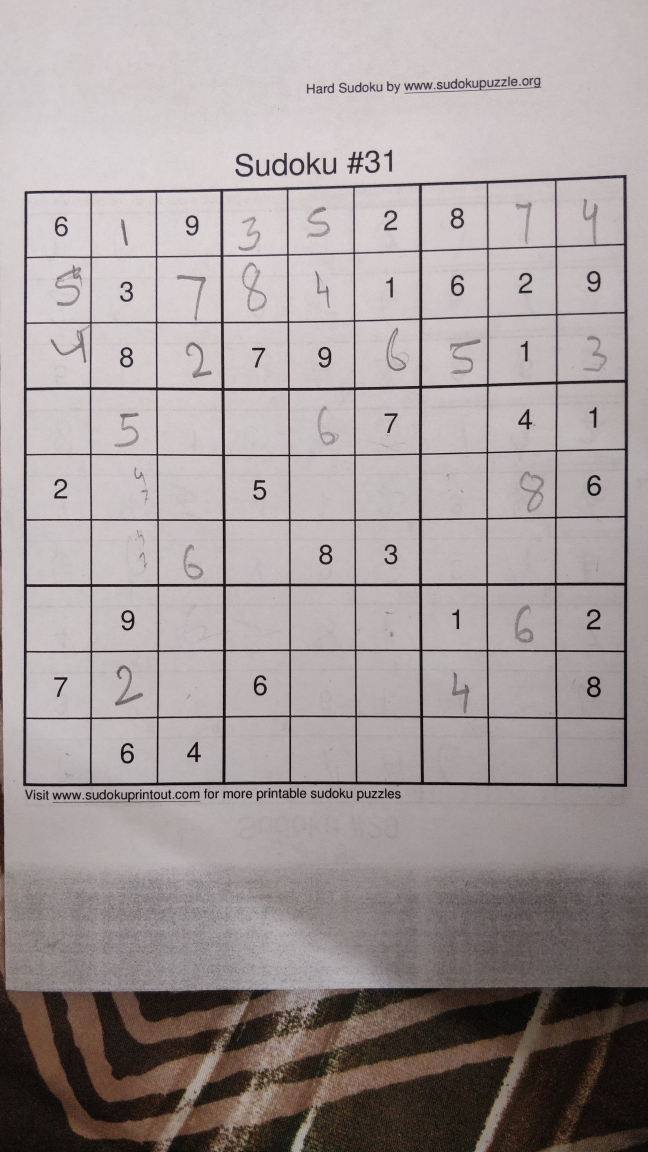
#> input picture board2.jpg, 2592 x 4608 px (shown at 1/4 size)
$ python detect_digits.py
#> lines starting #> are read from the running program, lines starting #| are printed output that depends on the picture; after the words box and inside, x2 and y2 are one past the last pixel; in counts of white or black regions, pixels touching at a corner belong together
import cv2
import operator
import numpy as np
from matplotlib import pyplot as plt


# [8 lines left out: function plot_many_images, not called in this run]


def show_image(img):
    """Shows an image until any key is pressed"""
    cv2.imshow('image', img)  # Display the image
    cv2.waitKey(0)  # Wait for any key to be pressed (with the image window active)
    cv2.destroyAllWindows()  # Close all windows


def show_digits(digits, colour=255):
    """Shows list of 81 extracted digits in a grid format"""
    rows = []
    with_border = [cv2.copyMakeBorder(img.copy(), 1, 1, 1, 1, cv2.BORDER_CONSTANT, None, colour) for img in digits]
    for i in range(9):
        row = np.concatenate(with_border[i * 9:((i + 1) * 9)], axis=1)
        rows.append(row)
    show_image(np.concatenate(rows))


# [41 lines left out: functions convert_when_colour, display_points, display_rects, display_contours, not called in this run]


def pre_process_image(img, skip_dilate=False):
    """Uses a blurring function, adaptive thresholding and dilation to expose the main features of an image."""

    # Gaussian blur with a kernal size (height, width) of 9.
    # Note that kernal sizes must be positive and odd and the kernel must be square.
    proc = cv2.GaussianBlur(img.copy(), (9, 9), 0)
    proc = cv2.adaptiveThreshold(proc, 255, cv2.ADAPTIVE_THRESH_GAUSSIAN_C, cv2.THRESH_BINARY, 11, 2)

    # Invert colours, so gridlines have non-zero pixel values.
    # Necessary to dilate the image, otherwise will look like erosion instead.

    if not skip_dilate:
        # Dilate the image to increase the size of the grid lines.
        proc = cv2.bitwise_not(proc, proc)
        kernel = np.array([[0., 1., 0.], [1., 1., 1.], [0., 1., 0.]], np.uint8)
        proc = cv2.dilate(proc, kernel)

    return proc


def find_corners_of_largest_polygon(img):
    """Finds the 4 extreme corners of the largest contour in the image."""
    contours, h = cv2.findContours(img.copy(), cv2.RETR_EXTERNAL, cv2.CHAIN_APPROX_SIMPLE)  # Find contours
    contours = sorted(contours, key=cv2.contourArea, reverse=True)  # Sort by area, descending
    polygon = contours[0]  # Largest image

    # Use of `operator.itemgetter` with `max` and `min` allows us to get the index of the point
    # Each point is an array of 1 coordinate, hence the [0] getter, then [0] or [1] used to get x and y respectively.

    # Bottom-right point has the largest (x + y) value
    # Top-left has point smallest (x + y) value
    # Bottom-left point has smallest (x - y) value
    # Top-right point has largest (x - y) value
    bottom_right, _ = max(enumerate([pt[0][0] + pt[0][1] for pt in polygon]), key=operator.itemgetter(1))
    top_left, _ = min(enumerate([pt[0][0] + pt[0][1] for pt in polygon]), key=operator.itemgetter(1))
    bottom_left, _ = min(enumerate([pt[0][0] - pt[0][1] for pt in polygon]), key=operator.itemgetter(1))
    top_right, _ = max(enumerate([pt[0][0] - pt[0][1] for pt in polygon]), key=operator.itemgetter(1))

    # Return an array of all 4 points using the indices
    # Each point is in its own array of one coordinate
    return [polygon[top_left][0], polygon[top_right][0], polygon[bottom_right][0], polygon[bottom_left][0]]


def distance_between(p1, p2):
    """Returns the scalar distance between two points"""
    a = p2[0] - p1[0]
    b = p2[1] - p1[1]
    return np.sqrt((a ** 2) + (b ** 2))


def crop_and_warp(img, crop_rect):
    """Crops and warps a rectangular section from an image into a square of similar size."""

    # Rectangle described by top left, top right, bottom right and bottom left points
    top_left, top_right, bottom_right, bottom_left = crop_rect[0], crop_rect[1], crop_rect[2], crop_rect[3]

    # Explicitly set the data type to float32 or `getPerspectiveTransform` will throw an error
    src = np.array([top_left, top_right, bottom_right, bottom_left], dtype='float32')

    # Get the longest side in the rectangle
    side = max([
        distance_between(bottom_right, top_right),
        distance_between(top_left, bottom_left),
        distance_between(bottom_right, bottom_left),
        distance_between(top_left, top_right)
    ])

    # Describe a square with side of the calculated length, this is the new perspective we want to warp to
    dst = np.array([[0, 0], [side - 1, 0], [side - 1, side - 1], [0, side - 1]], dtype='float32')

    # Gets the transformation matrix for skewing the image to fit a square by comparing the 4 before and after points
    m = cv2.getPerspectiveTransform(src, dst)

    # Performs the transformation on the original image
    return cv2.warpPerspective(img, m, (int(side), int(side)))


def infer_grid(img):
    """Infers 81 cell grid from a square image."""
    squares = []
    side = img.shape[:1]
    side = side[0] / 9

    # Note that we swap j and i here so the rectangles are stored in the list reading left-right instead of top-down.
    for j in range(9):
        for i in range(9):
            p1 = (i * side, j * side)  # Top left corner of a bounding box
            p2 = ((i + 1) * side, (j + 1) * side)  # Bottom right corner of bounding box
            squares.append((p1, p2))
    return squares


def cut_from_rect(img, rect):
    """Cuts a rectangle from an image using the top left and bottom right points."""
    return img[int(rect[0][1]):int(rect[1][1]), int(rect[0][0]):int(rect[1][0])]


def scale_and_centre(img, size, margin=0, background=0):
    """Scales and centres an image onto a new background square."""
    h, w = img.shape[:2]

    def centre_pad(length):
        """Handles centering for a given length that may be odd or even."""
        if length % 2 == 0:
            side1 = int((size - length) / 2)
            side2 = side1
        else:
            side1 = int((size - length) / 2)
            side2 = side1 + 1
        return side1, side2

    def scale(r, x):
        return int(r * x)

    if h > w:
        t_pad = int(margin / 2)
        b_pad = t_pad
        ratio = (size - margin) / h
        w, h = scale(ratio, w), scale(ratio, h)
        l_pad, r_pad = centre_pad(w)
    else:
        l_pad = int(margin / 2)
        r_pad = l_pad
        ratio = (size - margin) / w
        w, h = scale(ratio, w), scale(ratio, h)
        t_pad, b_pad = centre_pad(h)

    img = cv2.resize(img, (w, h))
    img = cv2.copyMakeBorder(img, t_pad, b_pad, l_pad, r_pad, cv2.BORDER_CONSTANT, None, background)
    return cv2.resize(img, (size, size))


def find_largest_feature(inp_img, scan_tl=None, scan_br=None):
    """
    Uses the fact the `floodFill` function returns a bounding box of the area it filled to find the biggest
    connected pixel structure in the image. Fills this structure in white, reducing the rest to black.
    """
    img = inp_img.copy()  # Copy the image, leaving the original untouched
    height, width = img.shape[:2]

    max_area = 0
    seed_point = (None, None)

    if scan_tl is None:
        scan_tl = [0, 0]

    if scan_br is None:
        scan_br = [width, height]

    # Loop through the image
    for x in range(scan_tl[0], scan_br[0]):
        for y in range(scan_tl[1], scan_br[1]):
            # Only operate on light or white squares
            if img.item(y, x) == 255 and x < width and y < height:  # Note that .item() appears to take input as y, x
                area = cv2.floodFill(img, None, (x, y), 64)
                if area[0] > max_area:  # Gets the maximum bound area which should be the grid
                    max_area = area[0]
                    seed_point = (x, y)

    # Colour everything grey (compensates for features outside of our middle scanning range
    for x in range(width):
        for y in range(height):
            if img.item(y, x) == 255 and x < width and y < height:
                cv2.floodFill(img, None, (x, y), 64)

    mask = np.zeros((height + 2, width + 2), np.uint8)  # Mask that is 2 pixels bigger than the image

    # Highlight the main feature
    if all([p is not None for p in seed_point]):
        cv2.floodFill(img, mask, seed_point, 255)

    top, bottom, left, right = height, 0, width, 0

    for x in range(width):
        for y in range(height):
            if img.item(y, x) == 64:  # Hide anything that isn't the main feature
                cv2.floodFill(img, mask, (x, y), 0)

            # Find the bounding parameters
            if img.item(y, x) == 255:
                top = y if y < top else top
                bottom = y if y > bottom else bottom
                left = x if x < left else left
                right = x if x > right else right

    bbox = [[left, top], [right, bottom]]
    return img, np.array(bbox, dtype='float32'), seed_point


def extract_digit(img, rect, size):
    """Extracts a digit (if one exists) from a Sudoku square."""

    digit = cut_from_rect(img, rect)  # Get the digit box from the whole square

    # Use fill feature finding to get the largest feature in middle of the box
    # Margin used to define an area in the middle we would expect to find a pixel belonging to the digit
    h, w = digit.shape[:2]
    margin = int(np.mean([h, w]) / 2.5)
    _, bbox, seed = find_largest_feature(digit, [margin, margin], [w - margin, h - margin])
    digit = cut_from_rect(digit, bbox)

    # Scale and pad the digit so that it fits a square of the digit size we're using for machine learning
    w = bbox[1][0] - bbox[0][0]
    h = bbox[1][1] - bbox[0][1]

    # Ignore any small bounding boxes
    if w > 0 and h > 0 and (w * h) > 100 and len(digit) > 0:
        return scale_and_centre(digit, size, 4)
    else:
        return np.zeros((size, size), np.uint8)


def get_digits(img, squares, size):
    """Extracts digits from their cells and builds an array"""
    digits = []
    img = pre_process_image(img.copy(), skip_dilate=True)
    for i,square in enumerate(squares):
        digits.append(extract_digit(img, square, size))
        cv2.imwrite('images/'+str(i)+'.png', digits[-1])
    return digits


def parse_grid(path):
#> called with path = 'board2.jpg'
    original = cv2.imread(path, cv2.IMREAD_GRAYSCALE)
#> original: shape (4608, 2592); min 0, max 235, mean 157.1
    processed = pre_process_image(original)
#> in pre_process_image, `proc = cv2.adaptiveThreshold(proc, 255, cv2.ADAPTIVE_THRESH_GAUSSIAN_C..`:
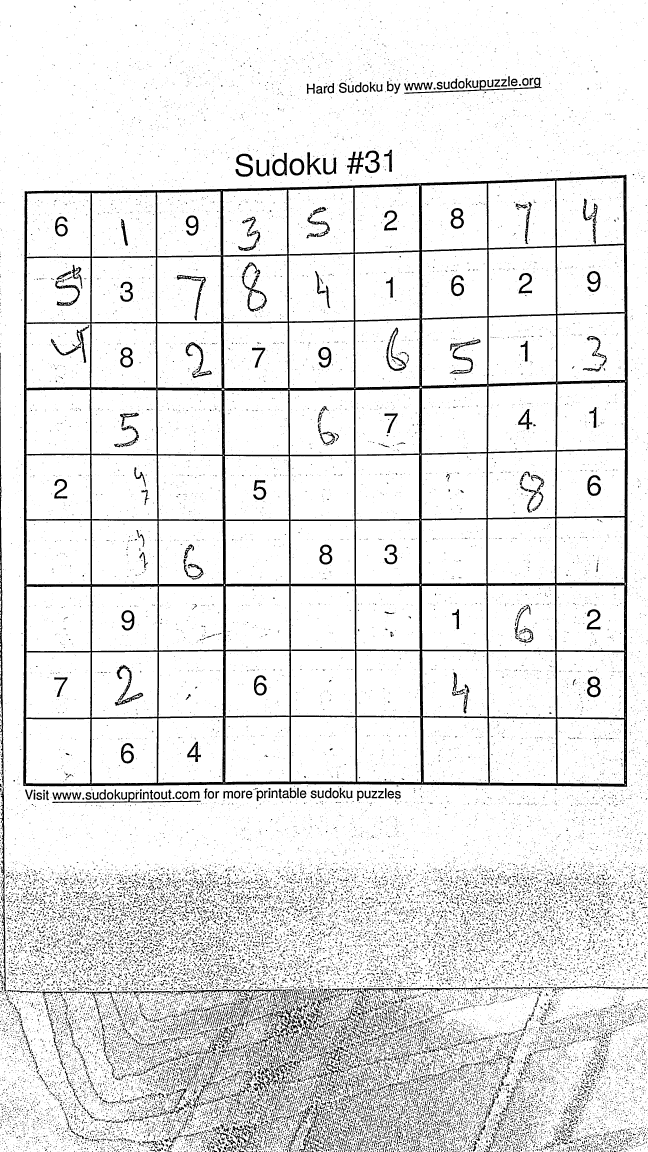
#> proc: shape (4608, 2592) (shown at 1/4 size); 90.7% white; 37130 black regions (28590 under 20 px), largest, box (x1, y1, x2, y2) and area: (93, 699, 2511, 3147) 370506, (0, 1596, 15, 3147) 7866, (1447, 3948, 2175, 3982) 4561
#> in pre_process_image, `proc = cv2.dilate(proc, kernel)`:
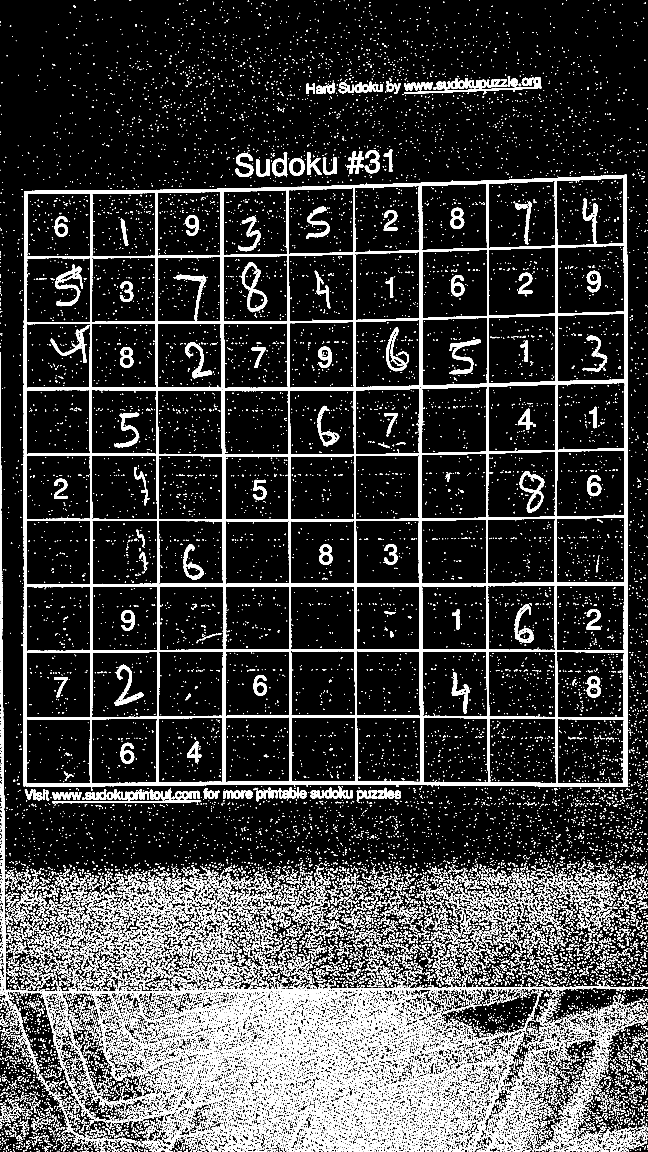
#> proc: shape (4608, 2592) (shown at 1/4 size); 15% white; 27740 white regions (14716 under 20 px)
    corners = find_corners_of_largest_polygon(processed)
#> in find_corners_of_largest_polygon, `contours, h = cv2.findContours(img.copy(), cv2.RETR_EXTERNAL, cv2.CHAI..`: contours = 22498 contours, 13155 with area under 20; largest, box (x1, y1, x2, y2) and area: (92, 698, 2512, 3148) 5795600, (27, 3953, 1211, 4221) 31188, (0, 1410, 28, 3981) 16794, (1310, 3947, 2226, 4162) 16016, (1012, 4216, 1211, 4423) 10424
#> in find_corners_of_largest_polygon, `polygon = contours[0]`: polygon = contour of 1008 points, box (x1, y1, x2, y2) (92, 698, 2512, 3148), area 5795600
#> in find_corners_of_largest_polygon, `bottom_right, _ = max(enumerate([pt[0][0] + pt[0][1] for pt in polygon..`: bottom_right = 820
#> in find_corners_of_largest_polygon, `top_left, _ = min(enumerate([pt[0][0] + pt[0][1] for pt in polygon]), ..`: top_left = 279
#> in find_corners_of_largest_polygon, `bottom_left, _ = min(enumerate([pt[0][0] - pt[0][1] for pt in polygon]..`: bottom_left = 564
#> in find_corners_of_largest_polygon, `top_right, _ = max(enumerate([pt[0][0] - pt[0][1] for pt in polygon]),..`: top_right = 1006
#> corners = [[98, 765], [2506, 700], [2507, 3147], [92, 3142]]
    cropped = crop_and_warp(original, corners)
#> in crop_and_warp, `top_left, top_right, bottom_right, bottom_left = crop_rect[0], crop_re..`: top_left = [98, 765]; top_right = [2506, 700]; bottom_right = [2507, 3147]; bottom_left = [92, 3142]
#> in crop_and_warp, `src = np.array([top_left, top_right, bottom_right, bottom_left], dtype..`: src = [[98, 765], [2506, 700], [2507, 3147], [92, 3142]]
#> in distance_between, `a = p2[0] - p1[0]`: a = -1
#> in distance_between, `b = p2[1] - p1[1]`: b = -2447
#> in crop_and_warp, `side = max([ distance_between(bottom_right, top_right), distance_betwe..`: side = 2447
#> in crop_and_warp, `dst = np.array([[0, 0], [side - 1, 0], [side - 1, side - 1], [0, side ..`: dst = [[0, 0], [2446, 0], [2446, 2446], [0, 2446]]
#> in crop_and_warp, `m = cv2.getPerspectiveTransform(src, dst)`: m = [[1.05, 0.00265, -104.7], [0.0279, 1.03, -794], [1.23e-05, 1.25e-06, 1]]
#> in crop_and_warp, `return cv2.warpPerspective(img, m, (int(side), int(side)))`:
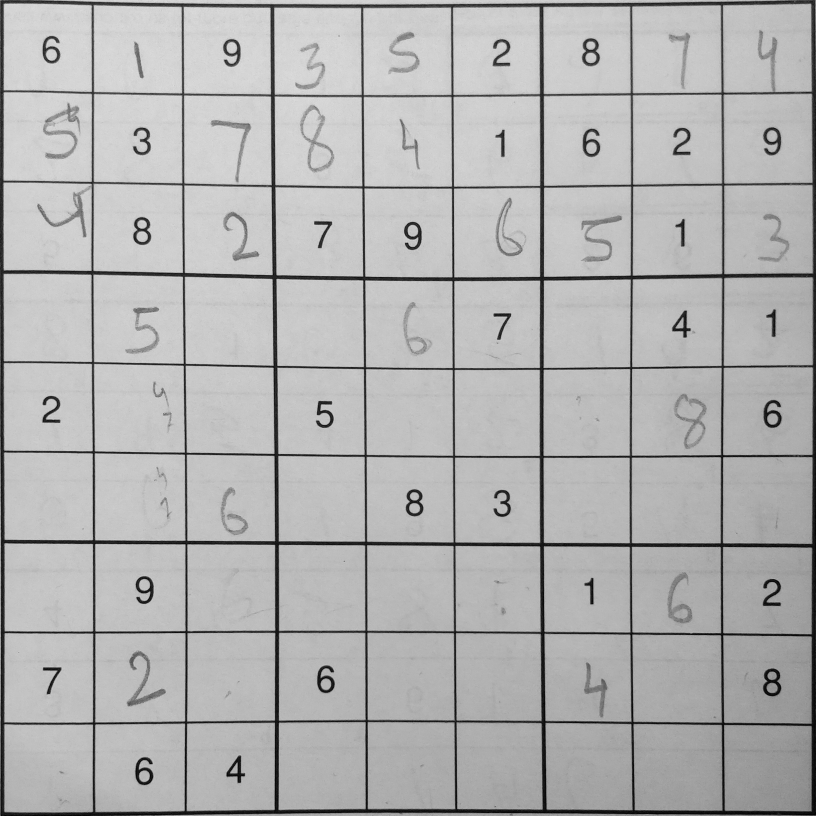
#> returned value: shape (2447, 2447) (shown at 1/3 size); min 0, max 230, mean 178.5
    squares = infer_grid(cropped)
#> squares = 81 items
    digits = get_digits(cropped, squares, 35)
#> call 2 of pre_process_image, with skip_dilate = True
#> in pre_process_image (call 2), `proc = cv2.adaptiveThreshold(proc, 255, cv2.ADAPTIVE_THRESH_GAUSSIAN_C..`:
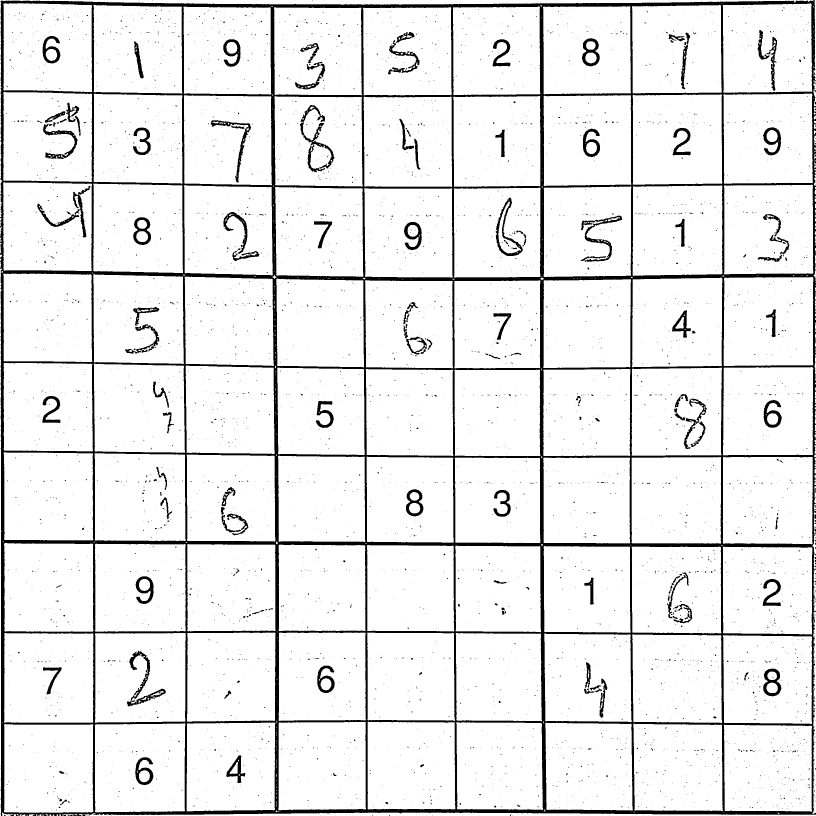
#> proc: shape (2447, 2447) (shown at 1/3 size); 91.9% white; 5245 black regions (5051 under 20 px), largest, box (x1, y1, x2, y2) and area: (0, 0, 2447, 2447) 363354, (900, 315, 1003, 517) 3837, (381, 1952, 498, 2119) 3482
#> the loop in get_digits, `for i,square in enumerate(squares):` made 81 passes
#> square on passes 27 to 38: ((2175.1, 543.8), (2447, 815.7)), ((0, 815.7), (271.9, 1087.6)), ((271.9, 815.7), (543.8, 1087.6)), ((543.8, 815.7), (815.7, 1087.6)), ((815.7, 815.7), (1087.6, 1087.6)), ((1087.6, 815.7), (1359.4, 1087.6)), ((1359.4, 815.7), (1631.3, 1087.6)), ((1631.3, 815.7), (1903.2, 1087.6)), ((1903.2, 815.7), (2175.1, 1087.6)), ((2175.1, 815.7), (2447, 1087.6)), ((0, 1087.6), (271.9, 1359.4)), ((271.9, 1087.6), (543.8, 1359.4))
#> square on passes 1 to 6: ((0, 0), (271.9, 271.9)), ((271.9, 0), (543.8, 271.9)), ((543.8, 0), (815.7, 271.9)), ((815.7, 0), (1087.6, 271.9)), ((1087.6, 0), (1359.4, 271.9)), ((1359.4, 0), (1631.3, 271.9))
#> pass 1, in extract_digit, `digit = cut_from_rect(img, rect)`:
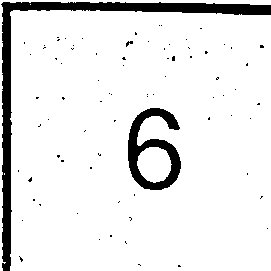
#> digit: shape (271, 271); 90.9% white; 79 black regions (76 under 20 px), largest, box (x1, y1, x2, y2) and area: (1, 2, 271, 271) 4594, (128, 108, 181, 190) 1829, (126, 41, 133, 47) 22
#> pass 1, in extract_digit, `digit = cut_from_rect(digit, bbox)`:
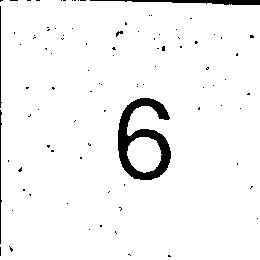
#> digit: shape (260, 260); 95.8% white; 92 black regions (87 under 20 px), largest, box (x1, y1, x2, y2) and area: (118, 98, 171, 180) 1829, (90, 0, 260, 5) 471, (0, 110, 2, 244) 141, (0, 6, 2, 108) 103, (116, 31, 123, 37) 22
    show_digits(digits)
#> in show_image, `cv2.imshow('image', img)`:
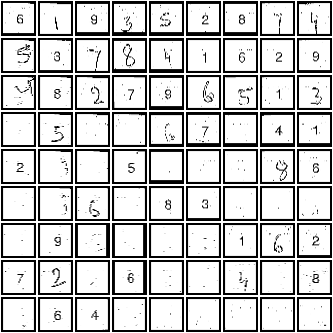
#> window 'image': shape (333, 333); min 0, max 255, mean 197.2

if __name__ == '__main__':
    parse_grid('board2.jpg')
